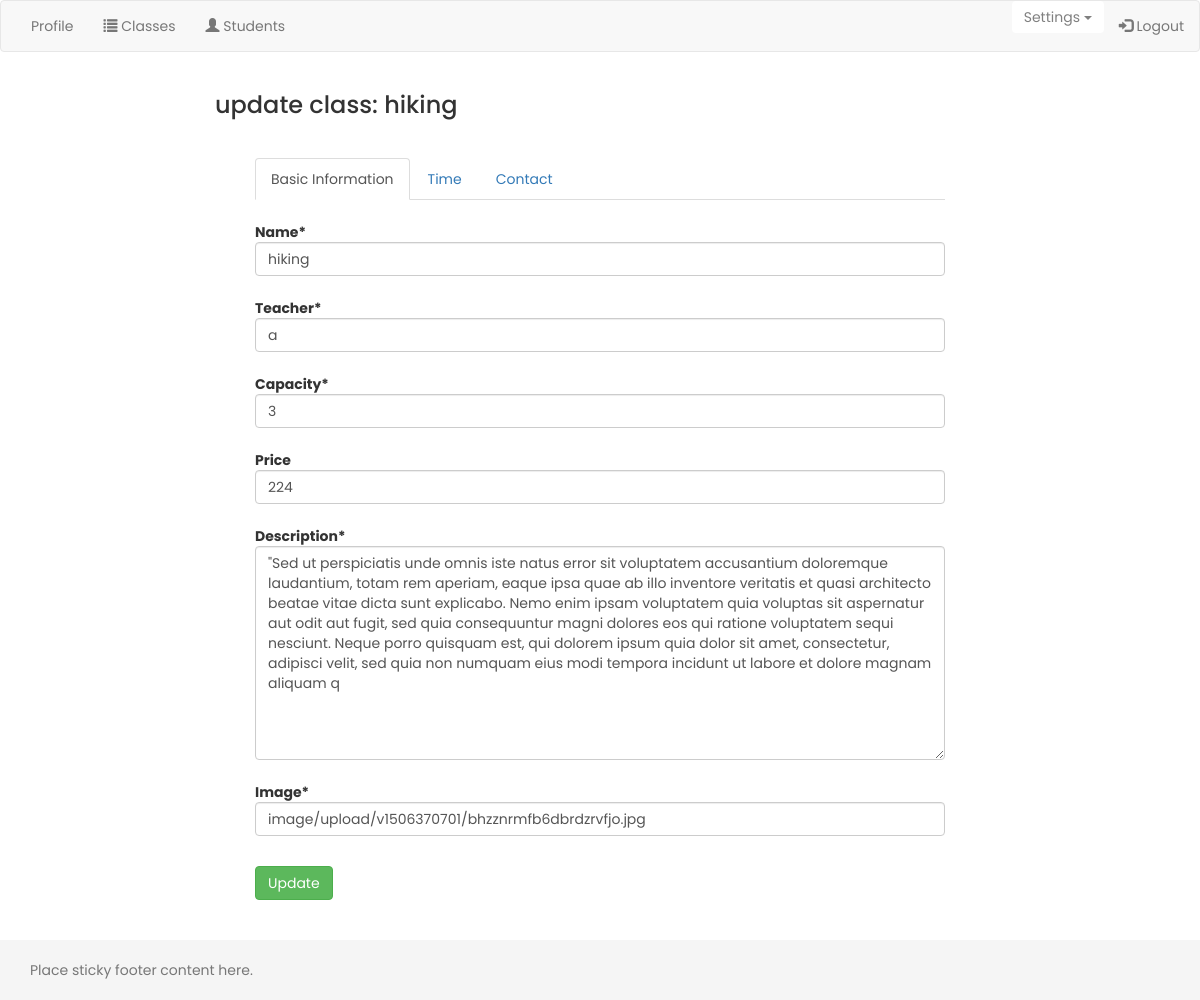
Page /manager/update_class/1 on the committed database.
### manager/models.py (models this page shows, shortened)
class Class(models.Model):
    user = models.ForeignKey(User, default=1)
    organisation_name = models.CharField(max_length=200, default='unset')
    name = models.CharField(max_length=50)
    teacher = models.CharField(max_length=20)
    start_time = models.TimeField(null=True, blank=True)
    end_time = models.TimeField(null=True, blank=True)
    start_date = models.DateField(null=True, blank=True)
    end_date = models.DateField(null=True, blank=True)
    capacity = models.IntegerField(default=10)
    description = models.CharField(max_length = 800)
    price = models.IntegerField(null=True, blank=True)
    total_classes = models.IntegerField(null=True, blank=True)
    image = CloudinaryField('image')
    address = models.CharField(max_length = 100)
    phone_number = models.IntegerField(null=True, blank=True);
    monday = models.BooleanField(default= False)
    tuesday = models.BooleanField(default= False)
    wednesday = models.BooleanField(default= False)
    thursday = models.BooleanField(default= False)
    friday = models.BooleanField(default= False)
    saturday = models.BooleanField(default= False)
    sunday = models.BooleanField(default= False)

### manager/views.py (the view)
# urls.py: url(r'^update_class/(?P<pk>[0-9]+)$', views.update_class, name='update_class'),
def update_class(request, pk, template_name='class/update_class.html'):
    course = get_object_or_404(Class, pk=pk)
    img = course.image
    form = ClassForm(request.POST or None, request.FILES or None, instance=course)
    if form.is_valid():
        if len(request.FILES) != 0:
            cloudinary.api.delete_resources([img])
        form.save()
        return redirect('/manager/class_list')
    return render(request, template_name, {'form':form, 'course': course})

### manager/templates/class/update_class.html (shortened to what this page needs)
{% extends 'profile.html' %}
{% load crispy_forms_tags %}
{% block content %}
      <h3>update class: {{course.name}}</h3>
      <div class="panel-body box">
            <form class="form-horizontal" role="form" action="" method="post" enctype="multipart/form-data">{% csrf_token %}
                {% crispy form %}
                <button type="submit" class="btn btn-success">Update</button>
            </form>
        </div>
    </div>
{% endblock %}

### manager/templates/base.html (style rules this page uses)
a:link, a:visited { text-decoration: none; }
html { position: relative; min-height: 100%; }
body { margin-bottom: 60px; font-family: 'Poppins', sans-serif; }
.box { margin:25px; }
ul { list-style-type: none; }

### rows in the picture
Class: name "hiking", teacher "a", capacity "3", price "224", description "\"Sed ut perspiciatis unde omnis iste natus error sit voluptatem accusantium doloremque laudantium, totam rem aperiam, eaque ipsa quae ab illo inventore veritatis et quasi architecto beatae vitae dicta sunt explicabo. Nemo enim ipsam voluptatem quia voluptas sit aspernatur aut odit aut fugit, sed quia consequuntur magni dolores eos qui ratione voluptatem sequi nesciunt. Neque porro quisquam est, qui dolorem ipsum quia dolor sit amet, consectetur, adipisci velit, sed quia non numquam eius modi tempora incidunt ut labore et dolore magnam aliquam q", image "image/upload/v1506370701/bhzznrmfb6dbrdzrvfjo.jpg"
